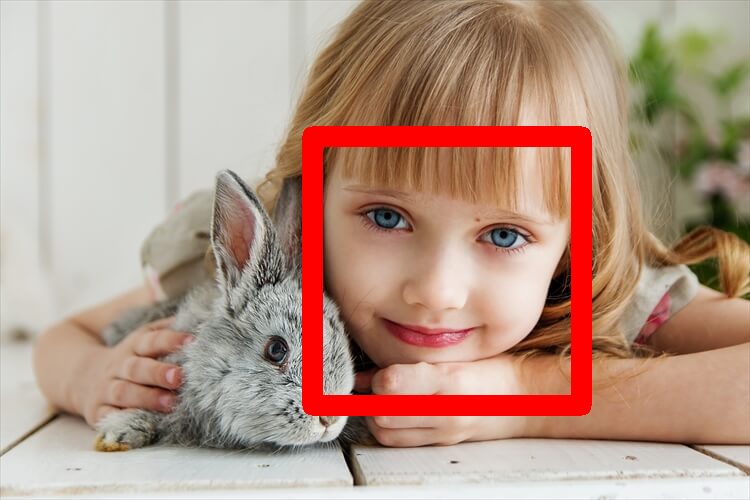

The Python source for this figure:
import matplotlib.pyplot as plt
import cv2

#カスケードファイルを指定して検出器を作成
cascade_file = "haarcascade_frontalface_alt.xml"
cascade = cv2.CascadeClassifier(cascade_file)

#画像を読み込んでグレイスケールに変換する
img = cv2.imread("girl.jpg")
img_gray = cv2.cvtColor(img, cv2.COLOR_BGR2GRAY)

#画像認識を実行
face_list = cascade.detectMultiScale(img_gray, minSize=(150,150))
#結果を確認
if len(face_list) == 0:
  print ("失敗")
  quit()
#認識した部分に印をつける
for (x,y,w,h) in face_list:
  print("顔の座標=", x,y,w,h)
  red = (0,0,255)
  cv2.rectangle(img,(x,y),(x+w,y+h),red,thickness=20)

#画像を出力
cv2.imwrite("face-detect.png",img)
plt.imshow(cv2.cvtColor(img,cv2.COLOR_BGR2RGB))
plt.show
